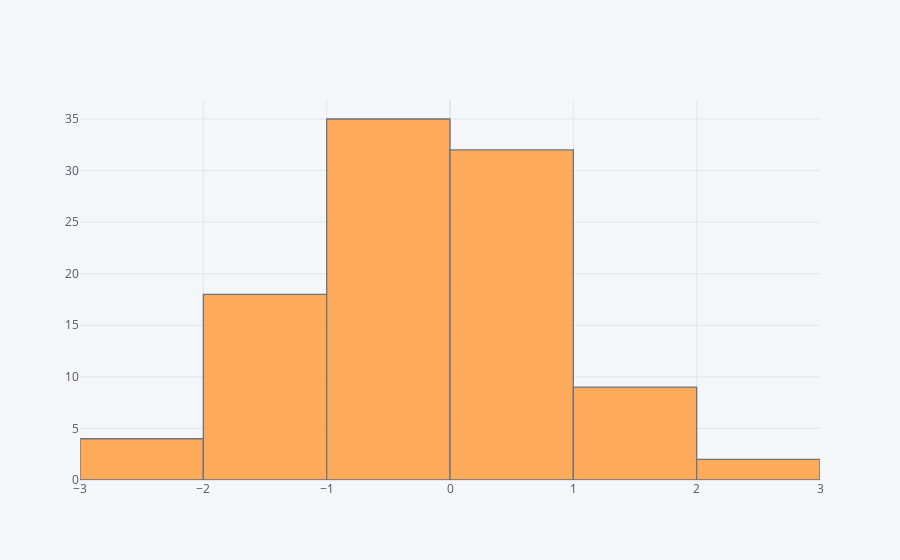

Here is the notebook cell this chart was saved with:
### Code cell
df1['A'].iplot(kind='hist', bins=7)

### Figure 1 — Plotly figure (JSON) as saved in the notebook; plotly's stock layout.template omitted (floating-point values rounded to 4 significant figures)
{"data": [{"histfunc": "count", "histnorm": "", "marker": {"color": "rgba(255, 153, 51, 1.0)", "line": {"color": "#4D5663", "width": 1.3}}, "name": "A", "nbinsx": 7, "opacity": 0.8, "orientation": "v", "type": "histogram", "x": [-1.373, -0.5237, -0.2457, -1.638, 0.9982, -1.153, -1.562, 0.82, 0.4897, -1.752, -0.06337, -0.3711, 1.334, -0.7494, -0.08678, -1.882, -0.9344, -0.1985, -0.2068, 0.8819, 0.02312, -0.09377, 1.006, -0.7528, -1.711, -2.623, 0.5354, 1.361, -1.555, -0.7901, -0.1121, -0.7765, -1.01, 0.1275, 0.4852, -0.08759, -0.6406, 0.4508, -0.1773, -1.37, 0.3582, 0.01143, -2.281, -0.4186, 1.042, -0.003227, -0.801, -0.8028, 0.4404, -0.6461, -1.054, -0.02941, -0.1788, 1.55, -0.06516, 0.2635, 1.222, 0.418, 1.571, -0.5736, -0.8821, 0.3274, 0.09099, -2.354, -0.3662, -0.9499, -1.056, -1.033, 0.1422, -2.024, -0.5105, 0.5232, -0.7523, -1.431, 0.1351, 0.5018, 0.366, 0.07019, 2.246, 0.6786, 0.949, -1.909, 1.728, 0.6398, 0.3544, 0.1143, 0.6589, 0.1035, -1.104, -0.51, 0.5868, -0.7522, -1.246, -1.473, 0.1696, 0.9645, 1.108, -0.3229, -0.7015, 2.101]}], "layout": {"barmode": "overlay", "legend": {"bgcolor": "#F5F6F9", "font": {"color": "#4D5663"}}, "paper_bgcolor": "#F5F6F9", "plot_bgcolor": "#F5F6F9", "title": {"font": {"color": "#4D5663"}}, "xaxis": {"gridcolor": "#E1E5ED", "showgrid": true, "tickfont": {"color": "#4D5663"}, "title": {"font": {"color": "#4D5663"}, "text": ""}, "zerolinecolor": "#E1E5ED"}, "yaxis": {"gridcolor": "#E1E5ED", "showgrid": true, "tickfont": {"color": "#4D5663"}, "title": {"font": {"color": "#4D5663"}, "text": ""}, "zerolinecolor": "#E1E5ED"}}}
